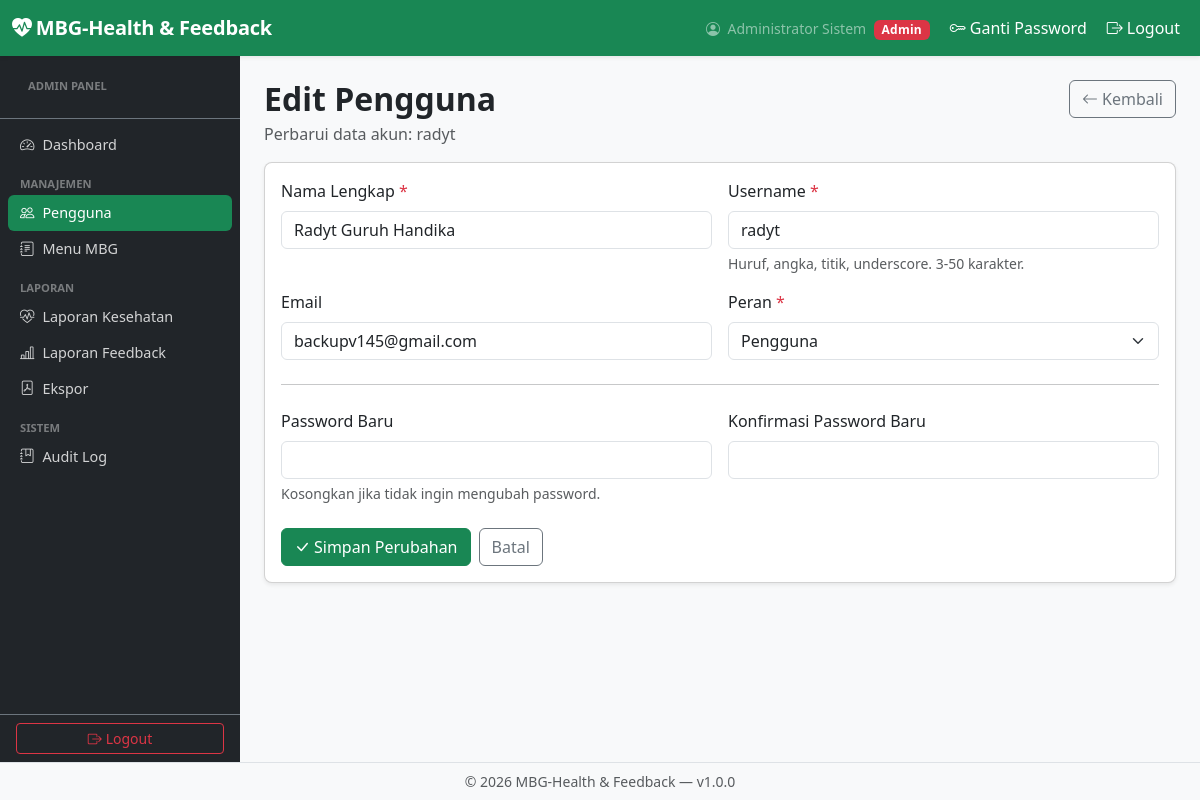
The app's page /admin/users/edit.php?id=3 (signed in) with its own data.
### tables this page shows
CREATE TABLE IF NOT EXISTS `users` (
  `user_id` int NOT NULL AUTO_INCREMENT,
  `full_name` varchar(100) NOT NULL,
  `username` varchar(50) NOT NULL,
  `password_hash` varchar(255) NOT NULL,
  `role` enum('user','petugas','admin') NOT NULL DEFAULT 'user',
  `email` varchar(100) DEFAULT NULL,
  `is_active` tinyint(1) NOT NULL DEFAULT '1',
  `created_at` timestamp NOT NULL DEFAULT CURRENT_TIMESTAMP,
  `updated_at` timestamp NOT NULL DEFAULT CURRENT_TIMESTAMP ON UPDATE CURRENT_TIMESTAMP,
  PRIMARY KEY (`user_id`),
  UNIQUE KEY `username` (`username`),
  UNIQUE KEY `email` (`email`)
);

### helpers/user_model.php (called while the page is built, shortened)
<?php
function getUserById(int $userId): array|false
{
    try {
        $pdo  = getDBConnection();
        $stmt = $pdo->prepare("
            SELECT user_id, username, password_hash, full_name, role,
                   email, is_active, created_at, updated_at
            FROM   users
            WHERE  user_id = :user_id
            LIMIT  1
        ");
        $stmt->execute([':user_id' => $userId]);
        return $stmt->fetch() ?: false;
    } catch (PDOException $e) {
        error_log('getUserById error: ' . $e->getMessage());
        return false;
    }
}

### helpers/validation_helper.php (called while the page is built, shortened)
<?php
function escapeOutput(?string $value): string
{
    return htmlspecialchars((string)($value ?? ''), ENT_QUOTES, 'UTF-8');
}

### auth/session.php (called while the page is built, shortened)
<?php
function getCurrentUserId(): ?int {
    return isset($_SESSION['user_id']) ? (int) $_SESSION['user_id'] : null;
}

### admin/users/edit.php (the view, shortened to what this page needs)
<?php
require_once dirname(__DIR__, 2) . '/auth/session.php';
require_once dirname(__DIR__, 2) . '/helpers/user_model.php';
require_once dirname(__DIR__, 2) . '/helpers/validation_helper.php';
$userId = (int) ($_GET['id'] ?? $_POST['user_id'] ?? 0);
$user = getUserById($userId);
$old = [
    'full_name' => $user['full_name'],
    'username'  => $user['username'],
    'email'     => $user['email'] ?? '',
    'role'      => $user['role'],
];
require_once dirname(__DIR__, 2) . '/includes/header.php';
require_once dirname(__DIR__, 2) . '/includes/sidebar_admin.php';
?>
<div id="main-content">
    <div class="d-flex justify-content-between align-items-start flex-wrap gap-2 mb-3">
        <div>
            <h2 class="fw-bold mb-1">Edit Pengguna</h2>
            <p class="text-muted mb-0">Perbarui data akun: <?= escapeOutput($user['username']) ?></p>
        </div>
        <a href="<?= BASE_URL ?>/admin/users/index.php" class="btn btn-outline-secondary">
            <i class="bi bi-arrow-left me-1"></i>Kembali
        </a>
    </div>
    <div class="card shadow-sm">
        <div class="card-body">
            <form method="POST" action="<?= BASE_URL ?>/admin/users/edit.php?id=<?= $userId ?>" novalidate>
                <div class="row g-3">
                    <div class="col-md-6">
                        <label class="form-label">Nama Lengkap <span class="text-danger">*</span></label>
                        <input type="text" name="full_name" class="form-control"
                               value="<?= escapeOutput($old['full_name']) ?>" required>
                    </div>
                    <div class="col-md-6">
                        <label class="form-label">Username <span class="text-danger">*</span></label>
                        <input type="text" name="username" class="form-control"
                               value="<?= escapeOutput($old['username']) ?>" required>
                        <div class="form-text">Huruf, angka, titik, underscore. 3-50 karakter.</div>
                    </div>
                    <div class="col-md-6">
                        <label class="form-label">Email</label>
                        <input type="email" name="email" class="form-control"
                               value="<?= escapeOutput($old['email'] ?? '') ?>">
                    </div>
                    <div class="col-md-6">
                        <label class="form-label">Peran <span class="text-danger">*</span></label>
                        <select name="role" class="form-select" required
                            <?= $userId === getCurrentUserId() ? 'disabled' : '' ?>>
                            <option value="<?= ROLE_USER ?>"    <?= $old['role'] === ROLE_USER    ? 'selected' : '' ?>>Pengguna</option>
                        </select>
                    </div>
                    <div class="col-12"><hr class="my-2"></div>
                    <div class="col-md-6">
                        <label class="form-label">Password Baru</label>
                        <input type="password" name="password" class="form-control" minlength="6">
                        <div class="form-text">Kosongkan jika tidak ingin mengubah password.</div>
                    </div>
                    <div class="col-md-6">
                        <label class="form-label">Konfirmasi Password Baru</label>
                        <input type="password" name="password_confirm" class="form-control" minlength="6">
                    </div>
                </div>
                <div class="mt-4 d-flex gap-2">
                    <button type="submit" class="btn btn-success">
                        <i class="bi bi-check-lg me-1"></i>Simpan Perubahan
                    </button>
                    <a href="<?= BASE_URL ?>/admin/users/index.php" class="btn btn-outline-secondary">Batal</a>
                </div>
            </form>
        </div>
    </div>
</div>
<?php require_once dirname(__DIR__, 2) . '/includes/footer.php'; ?>

### assets/css/custom.css (style rules this page uses)
body { font-family: 'Segoe UI', system-ui, -apple-system, sans-serif; background-color: #f8f9fa; }
.card { border-radius: .5rem; }

### includes/header.php (style rules this page uses)
body { display: flex; flex-direction: column; min-height: 100vh; }
#main-content { flex: 1; padding: 1.5rem; background-color: #f8f9fa; overflow-y: auto; }

### records on screen
users: username "radyt", full_name "Radyt Guruh Handika", email "backupv145@gmail.com", role "Pengguna"

### other values on screen
escapeOutput(APP_NAME) "MBG-Health & Feedback"
escapeOutput($currentName ?? $currentUname) "Administrator Sistem"
$badge['label'] "Admin"
escapeOutput(APP_VERSION) "1.0.0"
